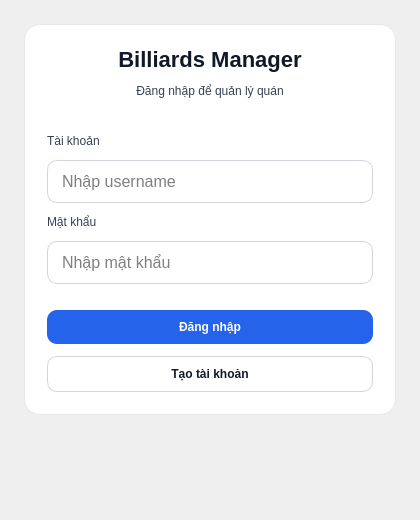
<?xml version="1.0" encoding="UTF-8"?>
<ui version="4.0">
 <class>LoginForm</class>
 <widget class="QWidget" name="LoginForm">
  <property name="minimumSize">
   <size>
    <width>420</width>
    <height>520</height>
   </size>
  </property>
  <property name="windowTitle">
   <string>Đăng nhập</string>
  </property>
  <layout class="QVBoxLayout" name="verticalLayout">
   <property name="leftMargin">
    <number>24</number>
   </property>
   <property name="topMargin">
    <number>24</number>
   </property>
   <property name="rightMargin">
    <number>24</number>
   </property>
   <property name="bottomMargin">
    <number>24</number>
   </property>
   <property name="spacing">
    <number>16</number>
   </property>
   <item>
    <widget class="QFrame" name="card">
     <property name="styleSheet">
      <string notr="true">QFrame#card{background:#ffffff;border:1px solid #e5e7eb;border-radius:16px;} QLabel#lblTitle{font-size:22px;font-weight:700;color:#111827;} QLabel{color:#374151;} QLineEdit{padding:10px 12px;border:1px solid #d1d5db;border-radius:10px;font-size:12pt;} QLineEdit:focus{border:1px solid #2563eb;} QPushButton#btnLogin{background:#2563eb;color:white;border:none;border-radius:10px;padding:10px 12px;font-weight:600;} QPushButton#btnLogin:hover{background:#1d4ed8;} QPushButton#btnLogin:pressed{background:#1e40af;}</string>
     </property>
     <layout class="QVBoxLayout" name="cardLayout">
      <property name="leftMargin">
       <number>22</number>
      </property>
      <property name="topMargin">
       <number>22</number>
      </property>
      <property name="rightMargin">
       <number>22</number>
      </property>
      <property name="bottomMargin">
       <number>22</number>
      </property>
      <property name="spacing">
       <number>12</number>
      </property>
      <item>
       <widget class="QLabel" name="lblTitle">
        <property name="text">
         <string>Billiards Manager</string>
        </property>
        <property name="alignment">
         <set>Qt::AlignCenter</set>
        </property>
       </widget>
      </item>
      <item>
       <widget class="QLabel" name="lblSubtitle">
        <property name="text">
         <string>Đăng nhập để quản lý quán</string>
        </property>
        <property name="alignment">
         <set>Qt::AlignCenter</set>
        </property>
       </widget>
      </item>
      <item>
       <spacer name="spacerTop">
        <property name="orientation">
         <enum>Qt::Vertical</enum>
        </property>
        <property name="sizeHint" stdset="0">
         <size>
          <width>20</width>
          <height>24</height>
         </size>
        </property>
       </spacer>
      </item>
      <item>
       <widget class="QLabel" name="lblUser">
        <property name="text">
         <string>Tài khoản</string>
        </property>
       </widget>
      </item>
      <item>
       <widget class="QLineEdit" name="lineEditUsername">
        <property name="placeholderText">
         <string>Nhập username</string>
        </property>
       </widget>
      </item>
      <item>
       <widget class="QLabel" name="lblPass">
        <property name="text">
         <string>Mật khẩu</string>
        </property>
       </widget>
      </item>
      <item>
       <widget class="QLineEdit" name="lineEditPassword">
        <property name="placeholderText">
         <string>Nhập mật khẩu</string>
        </property>
       </widget>
      </item>
      <item>
       <spacer name="spacerMid">
        <property name="orientation">
         <enum>Qt::Vertical</enum>
        </property>
        <property name="sizeHint" stdset="0">
         <size>
          <width>20</width>
          <height>14</height>
         </size>
        </property>
       </spacer>
      </item>
      <item>
       <widget class="QPushButton" name="btnLogin">
        <property name="text">
         <string>Đăng nhập</string>
        </property>
       </widget>
      </item>
      <item>
       <widget class="QPushButton" name="btnRegister">
        <property name="text">
         <string>Tạo tài khoản</string>
        </property>
        <property name="styleSheet">
         <string notr="true">QPushButton#btnRegister{background:transparent;border:1px solid #d1d5db;border-radius:10px;padding:10px 12px;font-weight:600;color:#111827;} QPushButton#btnRegister:hover{background:#f3f4f6;}</string>
        </property>
       </widget>
      </item>
     </layout>
    </widget>
   </item>
   <item>
    <spacer name="spacerBottom">
     <property name="orientation">
      <enum>Qt::Vertical</enum>
     </property>
     <property name="sizeHint" stdset="0">
      <size>
       <width>20</width>
       <height>40</height>
      </size>
     </property>
    </spacer>
   </item>
  </layout>
 </widget>
 <resources/>
 <connections/>
</ui>
